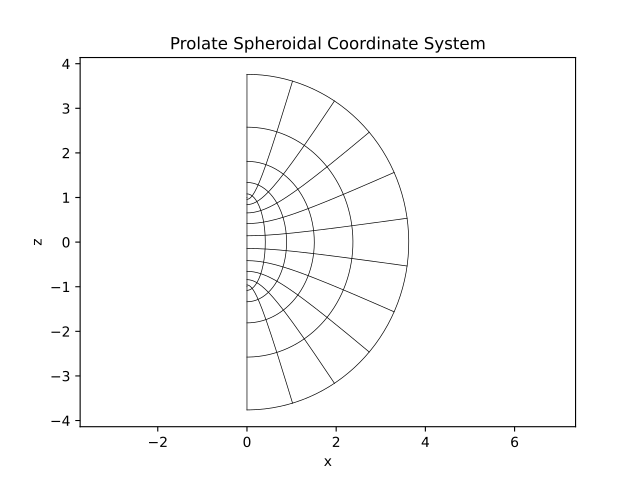

This chart was generated by the following Python code:
import matplotlib.pyplot as plt
from pymetric.coordinates.coordinate_systems import ProlateSpheroidalCoordinateSystem
#
# Initialize the coordinate system:
#
a = 1.0  # Semi-major axis
coordinate_system = ProlateSpheroidalCoordinateSystem(a=a)
#
# Define the coordinate ranges:
#
mu_vals = np.linspace(0, 2, 6)  # Range of mu values
nu_vals = np.linspace(0, np.pi, 12)  # Range of nu values
phi = 0  # Fix the azimuthal angle
#
# Plot constant :math:`\mu` surfaces:
#
for mu in mu_vals:
    nu = np.linspace(0, np.pi, 200)
    coords = [mu * np.ones_like(nu), nu, np.full_like(nu, phi)]
    cartesian = coordinate_system._convert_native_to_cartesian(*coords)
    _ = plt.plot(cartesian[0],cartesian[2], 'k-', lw=0.5)
#
# Plot constant :math:`\nu` surfaces:
#
for nu in nu_vals:
    mu = np.linspace(0, 2, 200)
    coords = [mu, np.full_like(mu, nu), np.full_like(mu, phi)]
    cartesian = coordinate_system._convert_native_to_cartesian(*coords)
    _ = plt.plot(cartesian[0],cartesian[2], 'k-', lw=0.5)
#
_ = plt.title('Prolate Spheroidal Coordinate System')
_ = plt.xlabel('x')
_ = plt.ylabel('z')
_ = plt.axis('equal')
plt.show()
